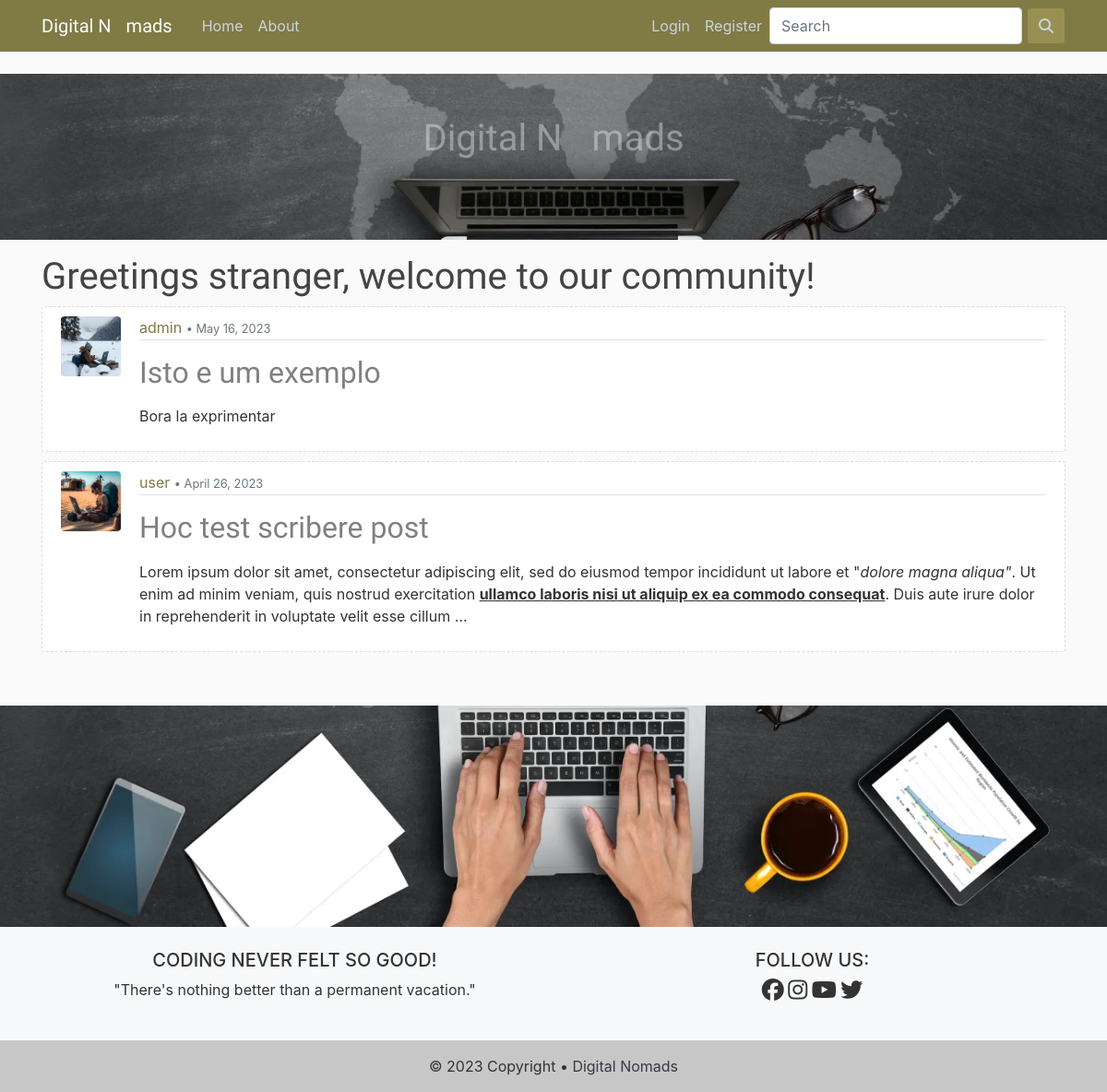
The app's page /, older data.
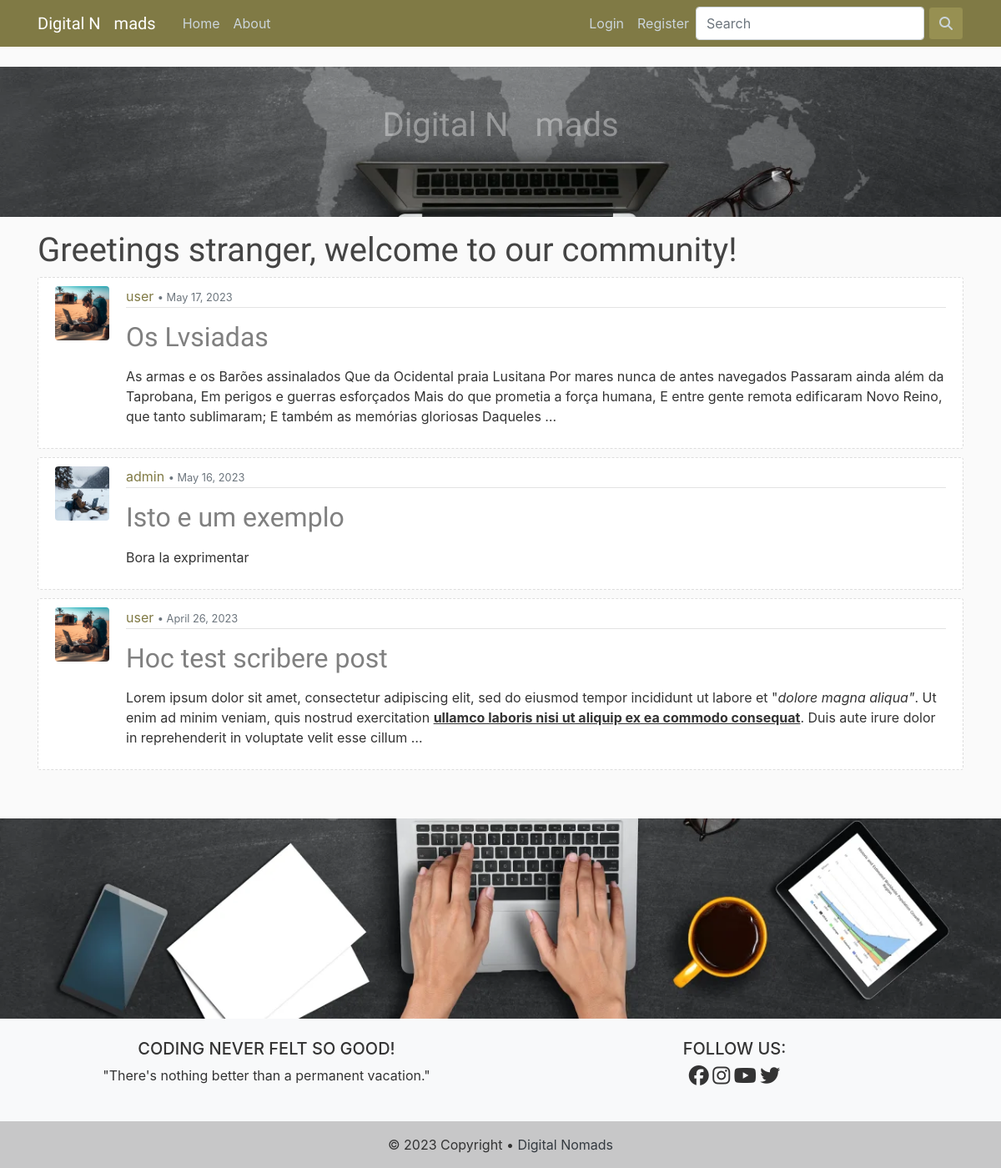
The same page, newer data.
### blog/models.py (models this page shows, shortened)
class Post(models.Model):
    title = models.CharField(max_length=150)                    # Title field for 150 characters
    content = RichTextField(validators=[MaxLengthValidator(5000)])              # Text field
    date_posted = models.DateTimeField(default=timezone.now)    # Time Stamp for the defaults Time Zone
    author = models.ForeignKey(User, on_delete=models.CASCADE)  # User if User gets delete, so are its Posts
    likes = models.ManyToManyField(User, related_name='posts')

### users/models.py (models this page shows, shortened)
class Profile(models.Model):
    user = models.OneToOneField(User, on_delete=models.CASCADE)
    image = models.ImageField(default='default.png', upload_to='profile_img')
    bio = models.TextField(max_length=500, blank=True, null=True)

### blog/views.py (the view)
# urls.py: path('', PostListView.as_view(), name='blog-home'),
class PostListView(ListView):
    model = Post
    template_name = 'blog/home.html'
    context_object_name = 'posts'
    ordering = ['-date_posted']
    paginate_by = 6

### blog/templates/blog/home.html (shortened to what this page needs)
{% extends "blog/base.html" %}
{% block content %}
  {% if user.is_authenticated %}
    <h2>Welcome back, {{ user.username }} !</h2>
    <p>The latest posts are a follows:</p>
  {% else %}
    <h1>Greetings stranger, welcome to our community!</h1>
  {% endif %}
    {% for post in posts %}
        <article class="media panels">
          <img class="rounded imgposter" src="{{ post.author.profile.image.url }}" alt="Profile Image">
          <div class="media-body">
            <div class="post-panel">
              <a href="{% url 'post-user' post.author.username %}">{{ post.author }}</a>
              <small class="text-muted">• {{ post.date_posted|date:"N d, Y" }}</small>
            </div>
            <h2><a class="title" href="{% url 'post-detail' post.id %}">{{ post.title }}</a></h2>
            <p class="post-content">{{ post.content|truncatewords_html:50|safe }}</p>
          </div>
        </article>
    {% endfor %}
    <br>
    <br>
{% endblock %}

Row changes from the older to the newer data that the page shows:
added Post: author.profile.image (placeholder picture), author "user", date_posted "May 17, 2023", title "Os Lvsiadas", content "As armas e os Barões assinalados Que da Ocidental praia Lusitana Por mares nunca de antes navegados Passaram ainda além da Taprobana, Em perigos e guerras esforçados Mais do que prometia a força humana, E entre gente remota edificaram Novo Reino, que tanto sublimaram; E também as memórias gloriosas Daqueles …"
